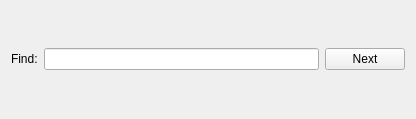
<?xml version="1.0" encoding="UTF-8"?>
<ui version="4.0">
 <class>FindForm</class>
 <widget class="QWidget" name="FindForm">
  <property name="geometry">
   <rect>
    <x>0</x>
    <y>0</y>
    <width>416</width>
    <height>119</height>
   </rect>
  </property>
  <property name="windowTitle">
   <string>Form</string>
  </property>
  <layout class="QGridLayout" name="gridLayout">
   <item row="0" column="2">
    <widget class="QPushButton" name="nextButton">
     <property name="text">
      <string>Next</string>
     </property>
    </widget>
   </item>
   <item row="0" column="0">
    <widget class="QLabel" name="label">
     <property name="text">
      <string>Find:</string>
     </property>
    </widget>
   </item>
   <item row="0" column="1">
    <widget class="QLineEdit" name="textEdit"/>
   </item>
  </layout>
 </widget>
 <resources/>
 <connections>
  <connection>
   <sender>nextButton</sender>
   <signal>clicked()</signal>
   <receiver>FindForm</receiver>
   <slot>find()</slot>
   <hints>
    <hint type="sourcelabel">
     <x>363</x>
     <y>58</y>
    </hint>
    <hint type="destinationlabel">
     <x>207</x>
     <y>59</y>
    </hint>
   </hints>
  </connection>
  <connection>
   <sender>textEdit</sender>
   <signal>returnPressed()</signal>
   <receiver>FindForm</receiver>
   <slot>find()</slot>
   <hints>
    <hint type="sourcelabel">
     <x>187</x>
     <y>58</y>
    </hint>
    <hint type="destinationlabel">
     <x>207</x>
     <y>59</y>
    </hint>
   </hints>
  </connection>
 </connections>
 <slots>
  <slot>find()</slot>
 </slots>
</ui>
